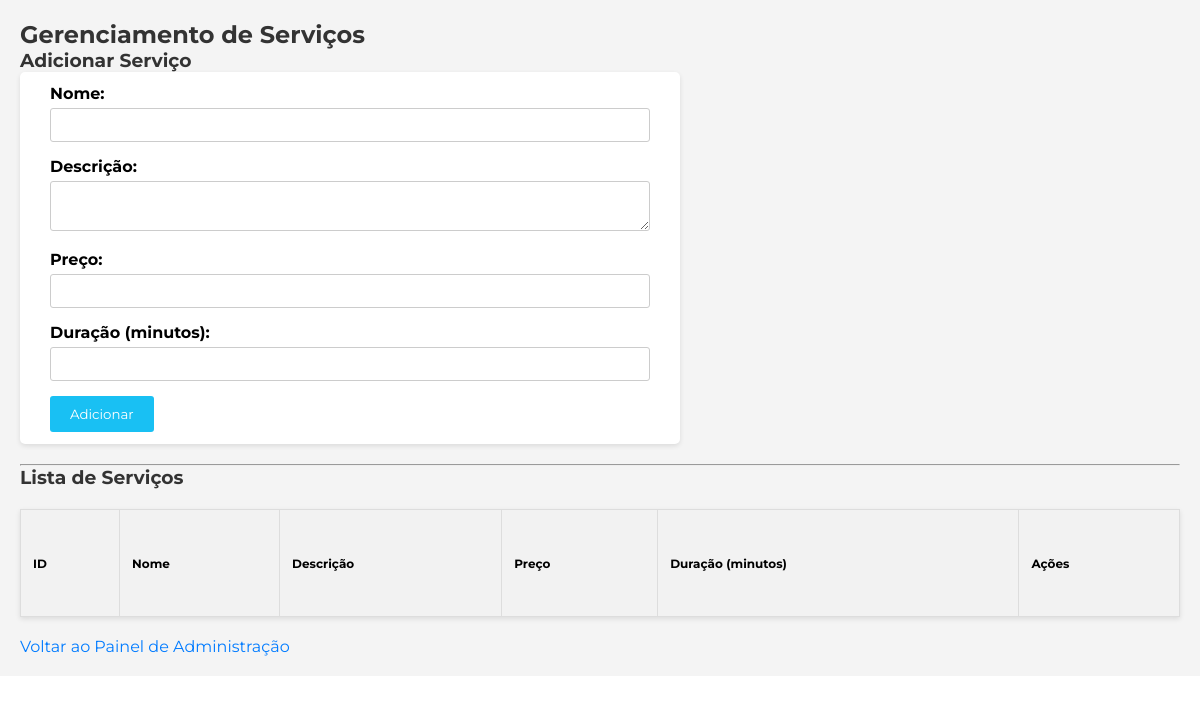
The page /gerenciamentoservicos on the database as committed earlier.
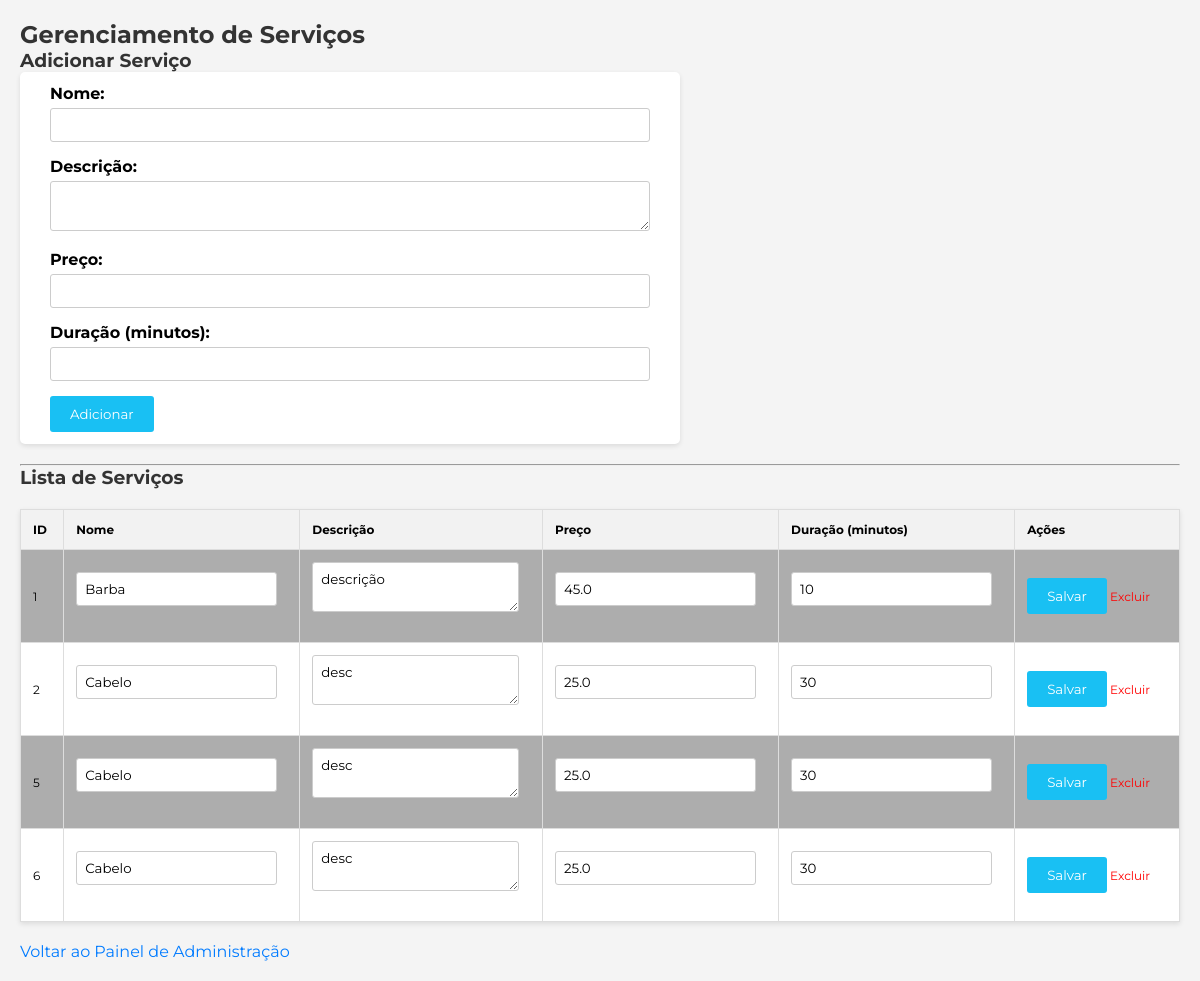
The same page on the database as committed later.
### tables this page shows
CREATE TABLE Servicos (
            servicos_id INTEGER PRIMARY KEY AUTOINCREMENT,
            nome TEXT NOT NULL,
            descricao TEXT,
            preco REAL NOT NULL,
            duracao INTEGER  -- duração em minutos
        );

### app.py (the view, shortened to what this page needs)
@app.route('/gerenciamentoservicos', methods=['GET', 'POST'])
def gerenciar_servicos():
    conn = get_db_connection()
    if request.args.get('excluir'):
        servicos_id = request.args.get('excluir')
        print(f"Excluindo serviço servicos_id={servicos_id}")  # Debug
        conn.execute('DELETE FROM Servicos WHERE servicos_id = ?', (servicos_id,))
        conn.commit()
        flash('Serviço excluído com sucesso!')
    servicos = conn.execute('SELECT * FROM Servicos').fetchall()
    conn.close()
    return render_template('gerenciamento_servicos.html', servicos=servicos)

### app.py (called while the page is built)
def get_db_connection():
    conn = sqlite3.connect('barbearia.db')
    conn.row_factory = sqlite3.Row  # Permite acessar os resultados como dicionário
    return conn

### templates/gerenciamento_servicos.html (shortened to what this page needs)
<!DOCTYPE html>
<html lang="en">
<head>
    <link rel="stylesheet" type="text/css" href="{{ url_for('static', filename='css/style.css') }}">
</head>
<body>
    <div class="gerenciamento">
        <h2>Gerenciamento de Serviços</h2>
        <h3>Adicionar Serviço</h3>
        <form action="/gerenciamentoservicos" method="POST">
            <label for="nome">Nome:</label>
            <input type="text" id="nome" name="nome" required>
            <br>
            <label for="descricao">Descrição:</label>
            <textarea id="descricao" name="descricao"></textarea>
            <br>
            <label for="preco">Preço:</label>
            <input type="number" id="preco" name="preco" step="0.01" required>
            <br>
            <label for="duracao">Duração (minutos):</label>
            <input type="number" id="duracao" name="duracao">
            <br>
            <button type="submit">Adicionar</button>
        </form>
        <hr>
        <h3>Lista de Serviços</h3>
        <table border="1">
            <tr>
                <th>ID</th>
                <th>Nome</th>
                <th>Descrição</th>
                <th>Preço</th>
                <th>Duração (minutos)</th>
                <th>Ações</th>
            </tr>
            {% for servico in servicos %}
            <tr>
                <form action="/gerenciamentoservicos" method="POST">
                    <td>{{ servico.servicos_id }}</td>
                    <td>
                        <input type="text" name="nome" value="{{ servico.nome }}" required>
                    </td>
                    <td>
                        <textarea name="descricao">{{ servico.descricao }}</textarea>
                    </td>
                    <td>
                        <input type="number" name="preco" value="{{ servico.preco }}" step="0.01" required>
                    </td>
                    <td>
                        <input type="number" name="duracao" value="{{ servico.duracao }}" >
                    </td>
                    <td>
                        <button type="submit" name="editar">Salvar</button>
                        <a href="?excluir={{ servico.servicos_id }}" onclick="return confirm('Tem certeza que deseja excluir este serviço?');">Excluir</a>
                    </td>
                </form>
            </tr>
            {% endfor %}
        </table>
        <a href="/indexadmin">Voltar ao Painel de Administração</a>
    </div>
</body>
</html>

### static/css/style.css (style rules this page uses)
:root { --cor-principal: #6b0002; --cor-secundaria: black; --cor-terciaria: #fafafa; --cor-quartenaria: #19c0f3; --animacaocor4: #3457f3; --animações1: #6b0002; --bordas: #fff; }
* { margin: 0; padding: 0; font-family: 'Montserrat', sans-serif; }
html { scroll-behavior: smooth; }
table { font-family: arial, sans-serif; border-collapse: collapse; width: 40vw; height: 9vw; }
td, th { border: 2px solid #dddddd; text-align: left; font-size: 1.5vh; padding: 12px; }
tr:nth-child(even) { background-color: #adadad; }
.gerenciamento { font-family: Arial, sans-serif; margin: 0; padding: 20px; background-color: #f4f4f4; }
.gerenciamento h2, .gerenciamento h3 { color: #333; }
.gerenciamento form { background-color: #fff; padding: 12px 30px; border-radius: 5px; box-shadow: 0 2px 5px rgba(0, 0, 0, 0.1); margin-bottom: 20px; max-width: 600px; }
.gerenciamento label { font-weight: bold; margin-bottom: 5px; display: inline-block; }
.gerenciamento input, .gerenciamento textarea { width: 100%; padding: 8px; margin-bottom: 15px; border: 1px solid #ccc; border-radius: 3px; box-sizing: border-box; }
.gerenciamento button { background-color: var(--cor-quartenaria); color: white; padding: 10px 20px; border: none; border-radius: 3px; cursor: pointer; }
.gerenciamento table { width: 100%; border-collapse: collapse; margin-top: 20px; background-color: #fff; box-shadow: 0 2px 5px rgba(0, 0, 0, 0.1); }
.gerenciamento table, .gerenciamento th, .gerenciamento td { border: 1px solid #ddd; }
.gerenciamento th, .gerenciamento td { padding: 12px; text-align: left; }
.gerenciamento th { background-color: #f2f2f2; font-weight: bold; }
.gerenciamento td input[type="text"], .gerenciamento td input[type="number"], .gerenciamento td textarea { width: 95%; }
.gerenciamento a { color: #ff0000; text-decoration: none; }
.gerenciamento a[href="/indexadmin"] { display: inline-block; margin-top: 20px; color: #007BFF; }

Rows that differ between the two databases and show on the page:
added Servicos: servicos_id "1", nome "Barba", descricao "descrição", preco "45.0", duracao "10"
added Servicos: servicos_id "2", nome "Cabelo", descricao "desc", preco "25.0", duracao "30"
added Servicos: servicos_id "5", nome "Cabelo", descricao "desc", preco "25.0", duracao "30"
added Servicos: servicos_id "6", nome "Cabelo", descricao "desc", preco "25.0", duracao "30"
